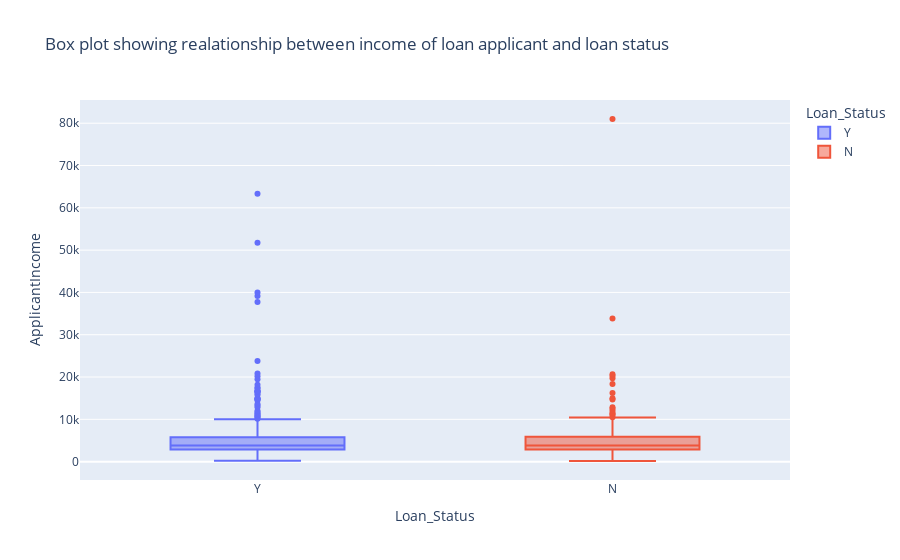

Notebook code cell kept with this figure:
### Code cell
fig_income.show()

### Figure 1 — Plotly figure (JSON) as saved in the notebook; plotly's stock layout.template omitted (floating-point values rounded to 4 significant figures; data arrays with more than 128 entries replaced by an {"elided": "..."} marker saying what was removed)
{"data": [{"alignmentgroup": "True", "hovertemplate": "Loan_Status=%{x}<br>ApplicantIncome=%{y}<extra></extra>", "legendgroup": "Y", "marker": {"color": "#636efa"}, "name": "Y", "notched": false, "offsetgroup": "Y", "orientation": "v", "showlegend": true, "type": "box", "x": {"elided": "422 str values"}, "x0": " ", "xaxis": "x", "y": {"elided": "422 int values"}, "y0": " ", "yaxis": "y"}, {"alignmentgroup": "True", "hovertemplate": "Loan_Status=%{x}<br>ApplicantIncome=%{y}<extra></extra>", "legendgroup": "N", "marker": {"color": "#EF553B"}, "name": "N", "notched": false, "offsetgroup": "N", "orientation": "v", "showlegend": true, "type": "box", "x": {"elided": "192 str values"}, "x0": " ", "xaxis": "x", "y": {"elided": "192 int values"}, "y0": " ", "yaxis": "y"}], "layout": {"boxmode": "overlay", "legend": {"title": {"text": "Loan_Status"}, "tracegroupgap": 0}, "title": {"text": "Box plot showing realationship between income of loan applicant and loan status"}, "xaxis": {"anchor": "y", "categoryarray": ["Y", "N"], "categoryorder": "array", "domain": [0, 1], "title": {"text": "Loan_Status"}}, "yaxis": {"anchor": "x", "domain": [0, 1], "title": {"text": "ApplicantIncome"}}}}
